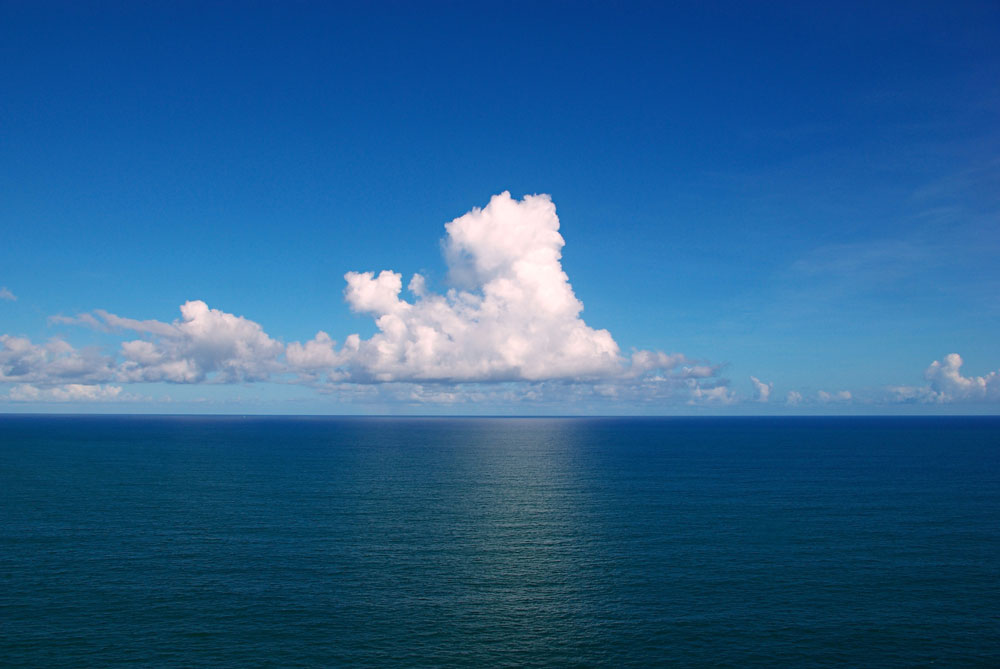
#> input picture buch/papers/mongekant/code/ocean_day.jpg, 1000 x 669 px
$ python adaption.py
#> lines starting #> are read from the running program, lines starting #| are printed output that depends on the picture
import numpy as np
import matplotlib.pyplot as plt
from PIL import Image
import ot

reg = 1e-2
nb = 500
rng = np.random.RandomState(42)


def im2mat(img):
    """Converts and image to matrix (one pixel per line)"""
    return img.reshape((img.shape[0] * img.shape[1], img.shape[2]))


def mat2im(X, shape):
    """Converts back a matrix to an image"""
    return X.reshape(shape)


def minmax(img):
    return np.clip(img, 0, 1)


def imread(filename):
#> called with filename = 'ocean_day.jpg'
    return plt.imread(filename).astype(np.float64) / 256


def imsave(filename, img):
    """Save an image to a file"""
    Image.fromarray((img * 256).astype(np.uint8)).save(filename)


images = [
    imread("ocean_day.jpg"),
    imread("desert.jpg"),
    imread("jungle2.webp"),
]
#> call 2 of imread, with filename = 'desert.jpg'
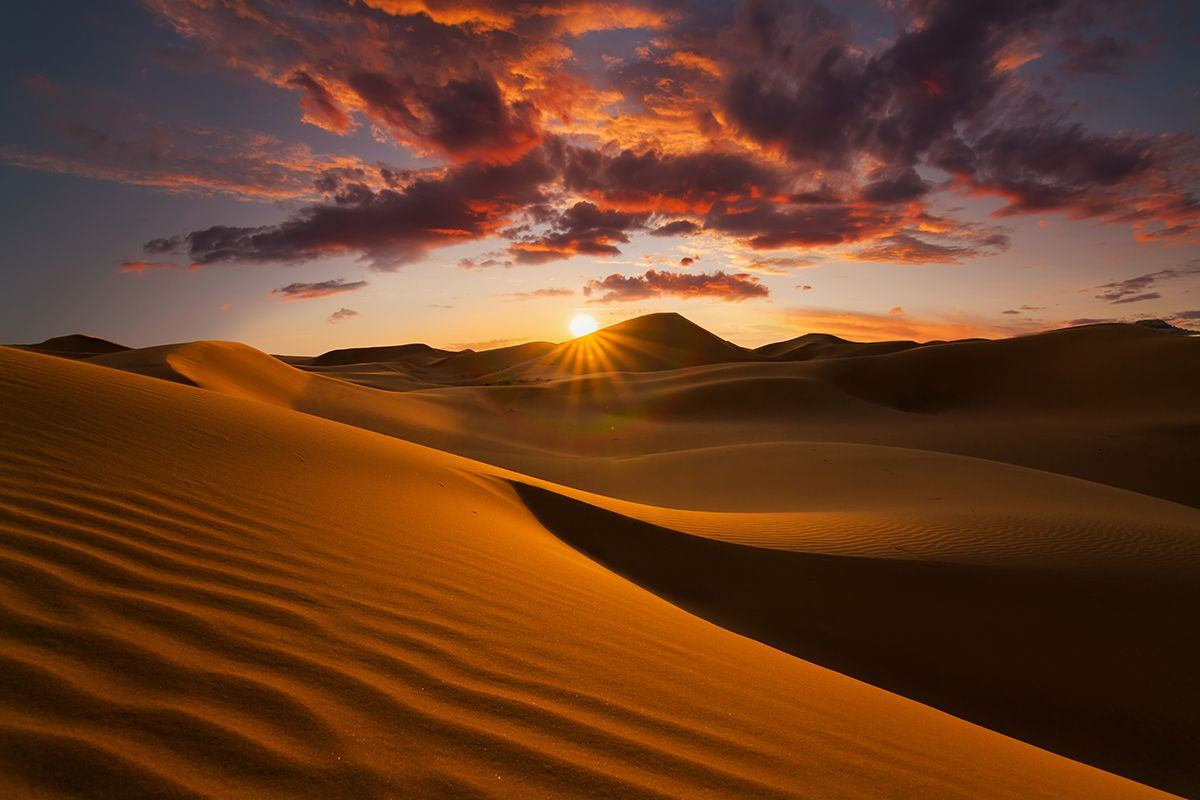
#> input picture buch/papers/mongekant/code/desert.jpg, 1200 x 800 px
#> call 3 of imread, with filename = 'jungle2.webp'
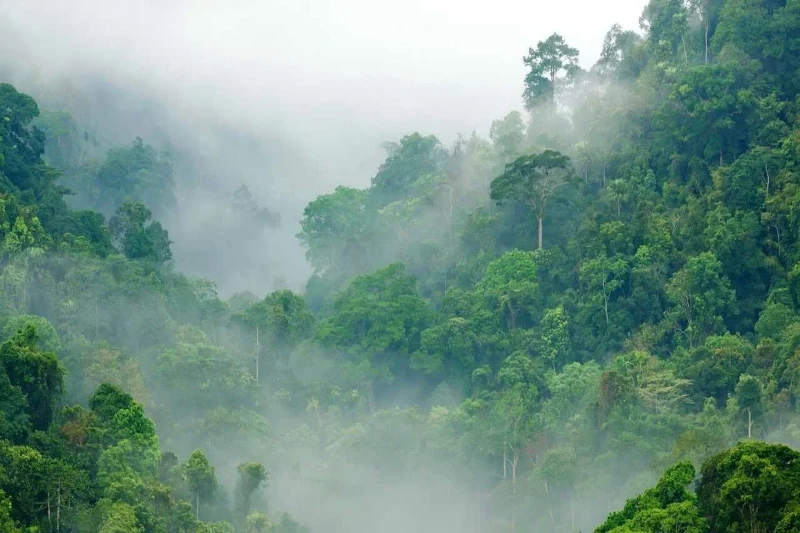
#> input picture buch/papers/mongekant/code/jungle2.webp, 800 x 533 px
n_images = len(images)
#> n_images = 3

values = [im2mat(image) for image in images]
#> values = 3 items

# training samples
idxs = [rng.randint(v.shape[0], size=(nb,)) for v in values]
#> idxs = 3 items

outputs = np.empty((n_images, n_images), dtype=object)
for i in range(n_images):
    outputs[i][i] = images[i]
    for j in range(n_images):
        if i == j:
            continue

        source = values[i][idxs[i], :]
        target = values[j][idxs[j], :]

#> (the run stopped early here; a loop or call above may not have finished)
